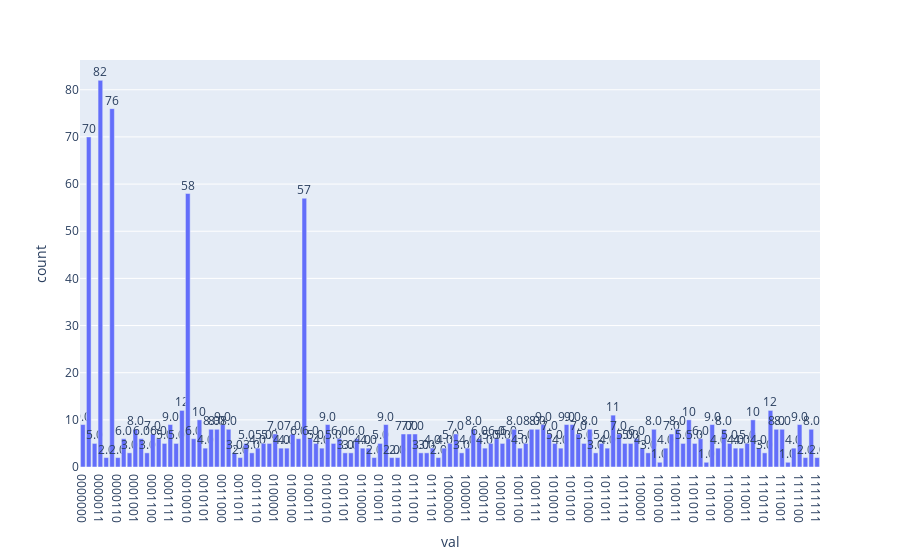

Here is the notebook cell this chart was saved with:
### Markdown cell above
## CPU

### Code cell
t0 = time.perf_counter()

############# CIRCUIT SIMULATION #################
aer_sim = Aer.get_backend('aer_simulator')
aer_sim.set_options(device='CPU')

transpiled_qc = transpile(qc, aer_sim)
shots = 2048 #we repeat the simulation 2048 times
job = aer_sim.run(transpiled_qc)


t1 = time.perf_counter()
print('Total time: ', t1 - t0)  

############# CODE FOR PLOTTING ####################
hist = job.result().get_counts() #simulation output
sort_hist = sorted(hist.items()) #So that the plotting puts everything in the same increasing order of basis
n_hist = {k:v for k,v in sort_hist}

results = {'val':n_hist.keys(),'count':n_hist.values()} #change the formatting of the data to match plotly

fig = px.bar(results, x="val", y="count", text="count")
fig.update_traces(texttemplate='%{text:.2s}', textposition='outside')
fig.update_layout(uniformtext_minsize=6, uniformtext_mode='show')
fig.show()

############## CODE FOR LISTING THE RESULTS #####################
trig = []
for i,j in zip(results['val'],results['count']):
    if int(j) > 20:
        trig.append({'index_dec':int(i,2),'index_bin':i,'counts':j})
        
for t in trig:
    print(f"Index {t['index_dec']} holds the value {data_arr[t['index_dec']]}, which is above the chosen threshold.")

### Figure 1 — Plotly figure (JSON) as saved in the notebook; plotly's stock layout.template omitted (floating-point values rounded to 4 significant figures)
{"data": [{"alignmentgroup": "True", "hovertemplate": "val=%{x}<br>count=%{text}<extra></extra>", "legendgroup": "", "marker": {"color": "#636efa", "pattern": {"shape": ""}}, "name": "", "offsetgroup": "", "orientation": "v", "showlegend": false, "text": ["9", "70", "5", "82", "2", "76", "2", "6", "3", "8", "6", "3", "7", "6", "5", "9", "5", "12", "58", "6", "10", "4", "8", "8", "9", "8", "3", "2", "5", "3", "4", "5", "5", "7", "4", "4", "7", "6", "57", "6", "5", "4", "9", "5", "6", "3", "3", "6", "4", "4", "2", "5", "9", "2", "2", "7", "7", "7", "3", "3", "4", "2", "4", "5", "7", "3", "4", "8", "6", "4", "5", "6", "5", "6", "8", "4", "5", "8", "8", "9", "7", "5", "4", "9", "9", "7", "5", "8", "3", "5", "4", "11", "7", "5", "5", "6", "4", "3", "8", "1", "4", "7", "8", "5", "10", "5", "6", "1", "9", "4", "8", "5", "4", "4", "5", "10", "4", "3", "12", "8", "8", "1", "4", "9", "2", "8", "2"], "textposition": "outside", "texttemplate": "%{text:.2s}", "type": "bar", "x": ["0000000", "0000001", "0000010", "0000011", "0000100", "0000101", "0000110", "0000111", "0001000", "0001001", "0001010", "0001011", "0001100", "0001101", "0001110", "0001111", "0010000", "0010001", "0010010", "0010011", "0010100", "0010101", "0010110", "0010111", "0011000", "0011001", "0011010", "0011011", "0011100", "0011101", "0011110", "0011111", "0100000", "0100001", "0100010", "0100011", "0100100", "0100101", "0100110", "0100111", "0101000", "0101001", "0101010", "0101011", "0101100", "0101101", "0101110", "0101111", "0110000", "0110001", "0110010", "0110011", "0110100", "0110101", "0110110", "0111000", "0111001", "0111010", "0111011", "0111100", "0111101", "0111110", "0111111", "1000000", "1000001", "1000010", "1000011", "1000100", "1000101", "1000110", "1000111", "1001000", "1001001", "1001010", "1001011", "1001100", "1001101", "1001110", "1001111", "1010000", "1010001", "1010010", "1010011", "1010100", "1010101", "1010110", "1010111", "1011000", "1011001", "1011010", "1011011", "1011100", "1011101", "1011110", "1011111", "1100000", "1100001", "1100010", "1100011", "1100100", "1100101", "1100110", "1100111", "1101000", "1101001", "1101010", "1101011", "1101100", "1101101", "1101110", "1101111", "1110000", "1110001", "1110010", "1110011", "1110100", "1110101", "1110110", "1110111", "1111000", "1111001", "1111010", "1111011", "1111100", "1111101", "1111110", "1111111"], "xaxis": "x", "y": [9, 70, 5, 82, 2, 76, 2, 6, 3, 8, 6, 3, 7, 6, 5, 9, 5, 12, 58, 6, 10, 4, 8, 8, 9, 8, 3, 2, 5, 3, 4, 5, 5, 7, 4, 4, 7, 6, 57, 6, 5, 4, 9, 5, 6, 3, 3, 6, 4, 4, 2, 5, 9, 2, 2, 7, 7, 7, 3, 3, 4, 2, 4, 5, 7, 3, 4, 8, 6, 4, 5, 6, 5, 6, 8, 4, 5, 8, 8, 9, 7, 5, 4, 9, 9, 7, 5, 8, 3, 5, 4, 11, 7, 5, 5, 6, 4, 3, 8, 1, 4, 7, 8, 5, 10, 5, 6, 1, 9, 4, 8, 5, 4, 4, 5, 10, 4, 3, 12, 8, 8, 1, 4, 9, 2, 8, 2], "yaxis": "y"}], "layout": {"barmode": "relative", "legend": {"tracegroupgap": 0}, "margin": {"t": 60}, "uniformtext": {"minsize": 6, "mode": "show"}, "xaxis": {"anchor": "y", "domain": [0, 1], "title": {"text": "val"}}, "yaxis": {"anchor": "x", "domain": [0, 1], "title": {"text": "count"}}}}
